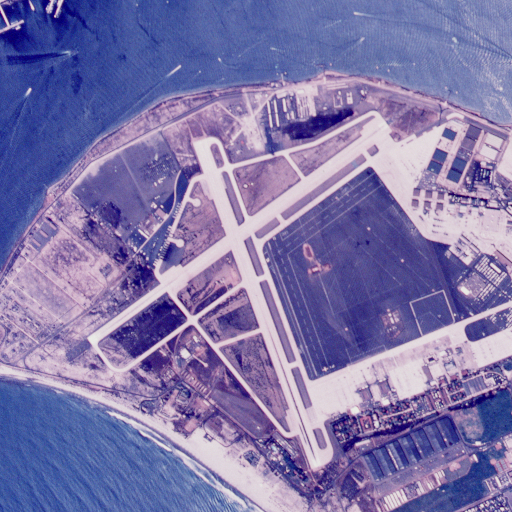
%> input picture 2.1.05.tiff, 512 x 512 px
$ octave test_new.m   (GNU Octave 9; MATLAB toolbox functions it lacks are replaced by stand-ins)
%> lines starting %> are read from the running program, lines starting %| are printed output that depends on the picture
### test_image/SVT.m
function [U,Sigma,V,numiter,out]  = SVT(n,Omega,b,tau,delta,maxiter,tol,EPS)
% [U,Sigma,V,numiter,output]  = SVT(n,Omega,b,tau,delta,maxiter,tol,EPS)
%
% Finds the minimum of   tau ||X||_* + .5 || X ||_F^2
%
% subject to P_Omega(X) = P_Omega(M)
%
% using linear Bregman iterations
%
% Usage:  [U,S,V,numiter]  = SVT(n,Omega,b,delta,maxiter,tol)
%
% Inputs:
%
%   n - size of the matrix X assumed n(1) by n(2). If n is a single integer, it
% is understood that n(1) = n(2).
%
%   Omega - set of observed entries.  Should be linearly indexed.
%
%   b - data vector of the form M(Omega)
%
%   tau - parameter defining the objective functional
%
%   delta - step size.  Choose delta less than 2 to be safe but
%       conservative; choose delta closer to n(1)*n(2)/length(Omega)
%       to be riskier (i.e. algorithm may diverge)
%
%   maxiter - maximum number of iterations
%
%   tol - stopping criteria (default: 1e-4)
%
%   EPS - noise constraint.  This relaxes the constraints, so that they
%       are now of the form | X(i,j) - M(i,j) | <= EPS,
%       for all indices (i,j) in omega.  Default: 0
%
% Outputs: matrix X stored in SVD format X = U*diag(S)*V'
%
%   U - n1xr left singular vectors
%
%   S - rx1 singular values
%
%   V - n2xr right singular vectors
%
%   numiter - number of iterations to achieve convergence
%
%   output - a structure with data from each iteration.  Includes:
%       output.nuclearNorm  - nuclear norm of current iterate
%       output.rank         - rank of current iterate
%       output.time         - time taken for one iteraration
%       output.residual     - the relative residual, norm(x-b)/norm(b)
% Description:
% Reference:
%
%    Cai, Candes and Shen
%    A singular value thresholding algorithm for matrix completion
%    Submitted for publication, October 2008.
%
%    See also more general code as part of the TFOCS package,
%    available at tfocs.stanford.edu as of November 2010.
%
% Written by: Emmanuel Candes
% Email: emmanuel@acm.caltech.edu
% Created: October 2008
% Efficient mex-file and PROPACK version: Stephen Becker, Nov 2008
% Modified: Stephen Becker, March 2009
% Modified: Stephen Becker, May 2009  works with complex numbers
% Modified: Farshad Harirchi and Stephen Becker, April 2011, fixing a bug.

global VERBOSE
if isempty(VERBOSE)
    % -- feel free to change these 'verbosity' parameters
    % VERBOSE = false;
    VERBOSE = 1;    % a little bit of output
    % VERBOSE = 2;    % even more output
end

time1 = cputime;
if nargin < 8 || isempty(EPS)
    EPS = false;
end
if nargin < 7 || isempty(tol)
    tol = 1e-4;
end
if nargin < 6 || isempty(maxiter)
    maxiter = 500;
end

if length(n) == 1,
    n1 = n(1); n2 = n1;
elseif length(n) == 2,
    n1 = n(1); n2 = n(2);
end
if n1*n2 < 100*100, SMALLSCALE = true; else SMALLSCALE = false; end

m = length(Omega); [temp,indx] = sort(Omega);
% simpler: sort b also
incre = 5;
normb = norm(b);

[i, j] = ind2sub([n1,n2], Omega);
USE_SLOW_UPDATE     = false;
if EPS
    % with inequality constraints, should take delta = delta/sqrt(2) at
    % least, or delta = delta/2
    delta = delta/sqrt(2);

%     delta = delta/2; tau = 2*tau;
%     y1 = max(b-EPS,0); y2 = max(-b-EPS,0); % doesn't work well
    y1 = max(b,0); y2 = max(-b,0);

    Y = sparse(i,j,y1-y2,n1,n2,m);
    normProjM = normest(Y,1e-2);
    k0 = ceil(tau/(delta*normProjM));
    y1 = k0*delta*y1;
    y2 = k0*delta*y2;
    try
        updateSparse(Y,y1-y2,indx);
    catch
        l = lasterror;
        if strcmpi( l.identifier, 'MATLAB:UndefinedFunction')
            % mex file not installed, so do this instead:
            [indx_i,indx_j,s] = find(Y);
            Y = updateSparse_slow(Y,y1-y2,indx,indx_i,indx_j);
            USE_SLOW_UPDATE     = true;
        else
            % some other error (unexpected)
            rethrow(lasterror)
        end
    end
else
    Y = sparse(i,j,b,n1,n2,m);
    normProjM = normest(Y,1e-2);
    k0 = ceil(tau/(delta*normProjM));
    normb = norm(b);
    y = k0*delta*b; % kicking by k0 steps
    try
        updateSparse(Y,y,indx);
    catch
        l = lasterror;
        if strcmpi( l.identifier, 'MATLAB:UndefinedFunction')
            % mex file not installed, so do this instead:
            [indx_i,indx_j,s] = find(Y);
            Y = updateSparse_slow(Y,y,indx,indx_i,indx_j);
            USE_SLOW_UPDATE     = true;
        else
            % some other error (unexpected)
            rethrow(lasterror)
        end
    end

end
r = 0;

out.residual = zeros(maxiter,1);
out.rank= zeros(maxiter,1);
out.time = zeros(maxiter,1);
out.nuclearNorm = zeros(maxiter,1);

% What the best way to multiply a sparse matrix?
[forwardType, transposeType] = findBestMultiply(Y,.2);


if VERBOSE==1, fprintf('\nIteration:   '); end
for k = 1:maxiter,
    if VERBOSE==1, fprintf('\b\b\b\b%4d',k);  end
    s = r + 1;

    rInc = 4;  % make this larger for more accuracy
    %if tol < 1e-4  && relRes < 1e-1
    %rInc = rInc + max( round(log10( abs(1e-1/relRes) )), 5 );
    %end
    s = min( [r + rInc, n1, n2] );
    if SMALLSCALE
        [U,Sigma,V] = svd(full(Y),'econ');
    else
        % Make routines for multiplying by a sparse matrix
        Yt = Y';
        switch forwardType
            case 1, Yforward = @(x) Y*x;
            case 2, Yforward = @(x) Yt'*x;
            case 3, Yforward = @(x) smvp(Y,x);
        end
        switch transposeType
            case 1, Ytranspose = @(x) Yt*x;
            case 2, Ytranspose = @(x) Y'*x;
            case 3, Ytranspose = @(x) smvp(Yt,x);
        end
        OK = 0;
        while ~OK
            opts = [];
            if ~isreal(b), opts.eta = 1e-16; end
            [U,Sigma,V] = lansvd(Yforward,Ytranspose,n1,n2,s,'L',opts);
            %[U,Sigma,V] = lansvd(Y,s,'L');
            OK = (Sigma(s,s) <= tau) || ( s == min(n1,n2) );
            s = min(s + incre, min(n1,n2));
        end
    end

    sigma = diag(Sigma); r = sum(sigma > tau);
    U = U(:,1:r); V = V(:,1:r); sigma = sigma(1:r) - tau; Sigma = diag(sigma);

    x = XonOmega(U*diag(sigma),V,Omega);
    eTime = cputime - time1;
    if VERBOSE == 2
    end
    relRes = norm(x-b)/normb;
    out.residual(k) = relRes;
    out.time(k) = eTime;
    out.rank(k) = r;
    out.nuclearNorm(k) = sum(sigma);
    time1 = cputime;

    if (relRes < tol)
        break
    end
    if EPS && norm(x-b,'inf') < 2*EPS
        break
    end
    if (norm(x-b)/normb > 1e5)
        disp('Divergence!');
        break
    end

    if EPS
        y1 = max( y1 + delta*( -(x-b) - EPS), 0 );
        y2 = max( y2 + delta*(  (x-b) - EPS), 0 );
        if USE_SLOW_UPDATE
            % mex file not installed, so do this instead:
            Y = updateSparse_slow(Y,y1-y2,indx,indx_i,indx_j);
        else
            updateSparse(Y,y1-y2,indx);
        end
    else
        y = y + delta*(b-x);
        if USE_SLOW_UPDATE
            % mex file not installed, so do this instead:
            Y = updateSparse_slow(Y,y,indx,indx_i,indx_j);
        else
            updateSparse(Y,y,indx);
        end
    end
end

if VERBOSE==1, fprintf('\n'); end
numiter = k;
out.residual = out.residual(1:k,:);
out.time = out.time(1:k,:);
out.rank= out.rank(1:k,:);
out.nuclearNorm= out.nuclearNorm(1:k,:);

### test_image/test_new.m
clear all
close all
clc

randn('state',2009);
rand('state',2009);

%%
image = imread('.\2.1.05.tiff');
%> image is the input picture: size 512x512x3 uint8; mean R, G, B 126.4, 117.7, 168.8
M1 = double(image(:,:,1));
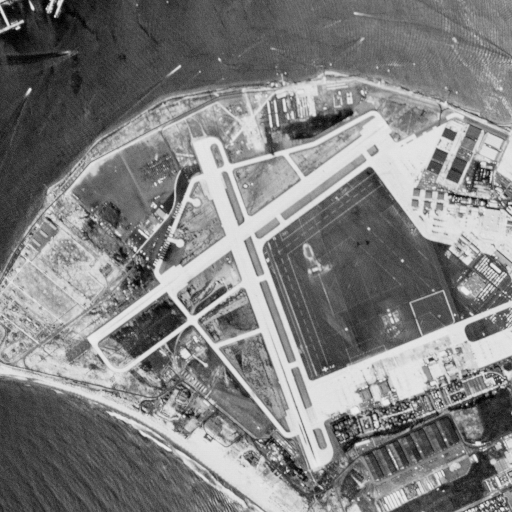
%> M1: size 512x512 double; min 0, max 235, mean 126.4
%M2 = imresize(M1,[513 513]);
%M3 = imresize(M2,[510 510]);
M4 = floor(imresize(M1,[512 512]))+10^(-4)*ones(512);
%M4 = floor(imresize(M1,[512 512]));

M = M4;
figure; plot(svd(M))
%> after `plot(svd(M))`:
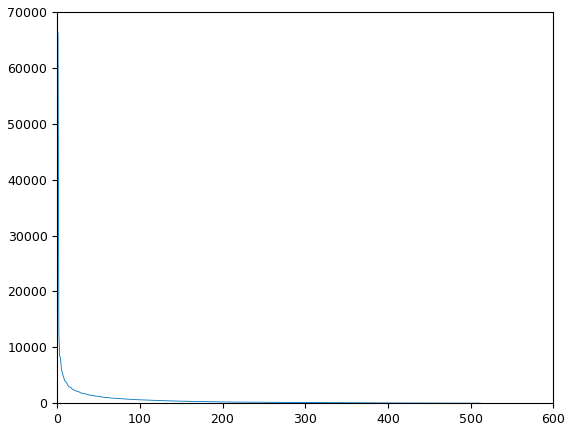
%> figure redrawn from the program's plot data; curve peaks at x = 1, y = 66270.9
[n1,n2] = size(M);
%> n1 = 512; n2 = 512
r = 10;

df = r*(n1+n2-r);
%> df = 10140
oversampling = 5;
m = round(min(5*df,round(.99*n1*n2)));
%> m = 50700
p  = m/(n1*n2);
%> p = 0.193

Omega = randsample(n1*n2,m);
data = M(Omega);

x = mod(Omega-1,n1)+1;
y = floor((Omega-1)./n1) + 1;
Y = zeros(n1,n2);
for i = 1:m
    Y(x(i),y(i)) = M(x(i),y(i));
end
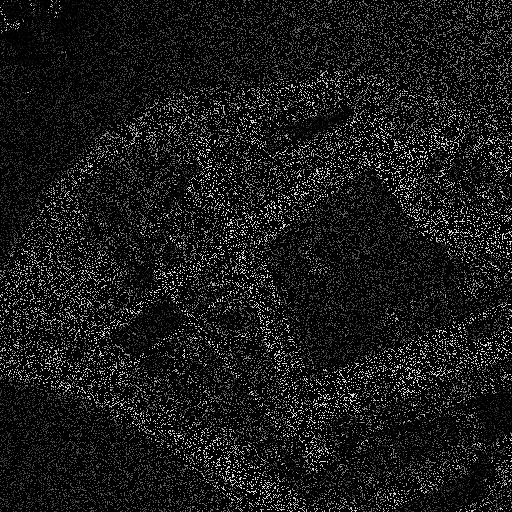
%> Y: size 512x512 double; min 0, max 233, mean 24.5
rank(Y)
%> ans = 512
%% Set parameters and solve
tau = 100*sqrt(n1*n2)  %increase tau to increase accuracy; decrease it for speed
%> tau = 51200
% delta = 1.2/p   % delta < 2 is a safe choice, but the algorithm may be slower than necessary
delta = 1;
maxiter = 500;
tol = 1e-4;

% Approximate minimum nuclear norm solution by SVT algorithm
fprintf('\nSolving by SVT...\n');
tic
[U,S,V,numiter] = SVT([n1 n2],Omega,data,tau,delta,maxiter,tol);
%> in SVT, `normb = norm(b);`: normb = 31337.4
%> in SVT, `normProjM = normest(Y,1e-2);`: normProjM = 12962.4
%> in SVT, `k0 = ceil(tau/(delta*normProjM));`: k0 = 4
%> the run ends on the next line
